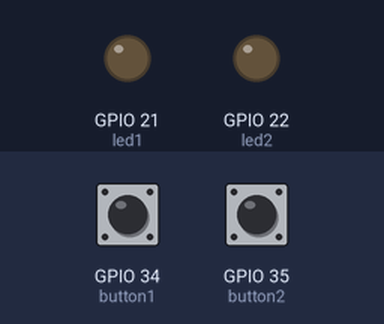
Bench run of a sketch on a simulated ESP32. Shown: output pins drawn as LEDs (lit = HIGH). The inputs (shaded band) are chosen by the test bench; at power-on: GPIO 34 (button1) HIGH, GPIO 35 (button2) HIGH.

Above: at 1.2 s.
1.3 s: GPIO 34 (button1) pulled LOW for 1 s
At 1.7 s:
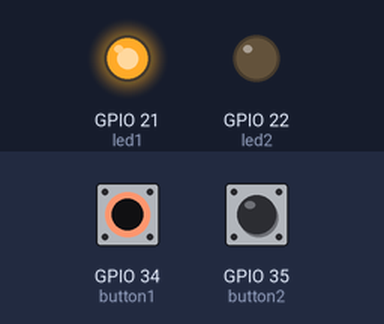
3.8 s: GPIO 35 (button2) pulled LOW for 3.2 s
At 4.2 s:
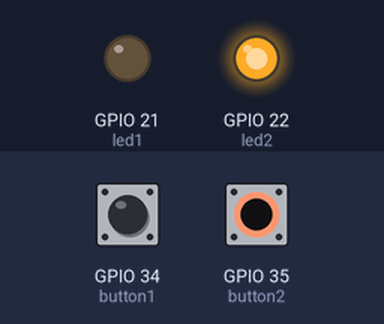
8.5 s: GPIO 34 (button1) pulled LOW for 3.2 s
At 12.4 s:
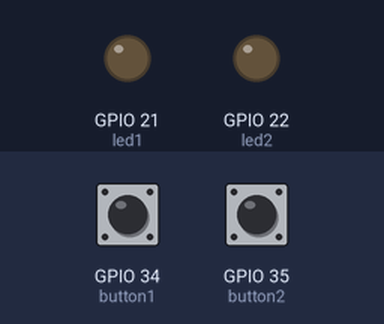
Timing chart, 0 to 13.9 s (numbered marks = the images above; inputs shaded):
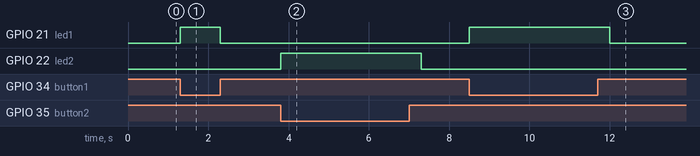

The sketch:

UserButton.ino
```cpp
/*
DESCRIPTION:
This example code will show how to use the User button on the Robo ESP32 as an Input.
In this code, the button will be used to control an on-board LED.
If the button is pressed, the LED will light up for 0.5 second then turned off

AUTHOR  : Cytron Technologies Sdn Bhd
WEBSITE  : www.cytron.io
EMAIL    : support@cytron.io
*/


const int led1 = 21;
const int led2 = 22;
const int button1 = 34;
const int button2 = 35;

void setup() {

  pinMode(led1, OUTPUT);
  pinMode(led2, OUTPUT);
  pinMode(button1, INPUT_PULLUP);
  pinMode(button2, INPUT_PULLUP);
}

void loop() {

  // Check Button 1 (D34) is pressed

  if (!digitalRead(button1)) {
    // LED D21 is light up for 0.5s then turned off.
    digitalWrite(led1, HIGH);
    delay(500);
    digitalWrite(led1, LOW);
  }

  // Check Button 2 (D35) is pressed

  if (!digitalRead(button2)) {
    // LED D22 is light up for 0.5s then turned off.
    digitalWrite(led2, HIGH);
    delay(500);
    digitalWrite(led2, LOW);
  }
}
```

Measured:
- after the input at 1.3 s, GPIO 21 (led1): LOW → HIGH at once, → LOW 1.0 s later
- after the input at 3.8 s, GPIO 22 (led2): LOW → HIGH at once, → LOW 3.5 s later
- after the input at 8.5 s, GPIO 21 (led1): LOW → HIGH at once, → LOW 3.5 s later
